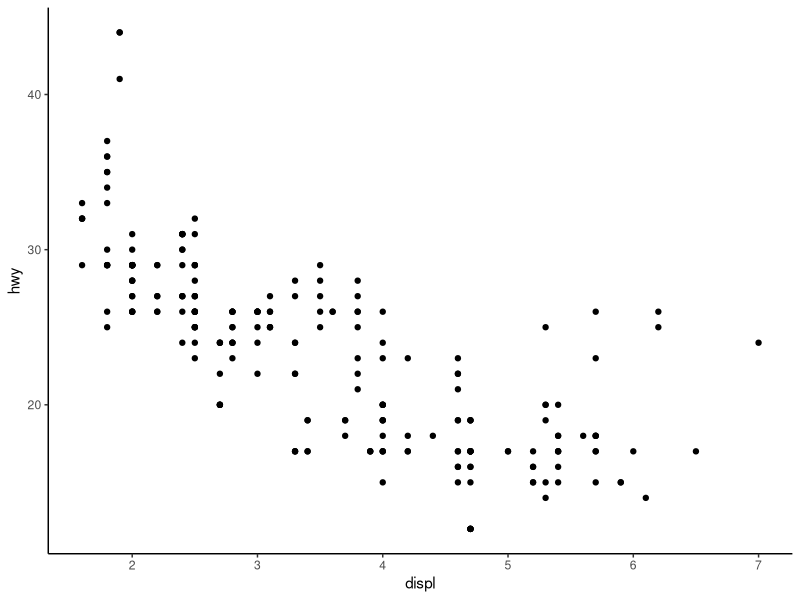
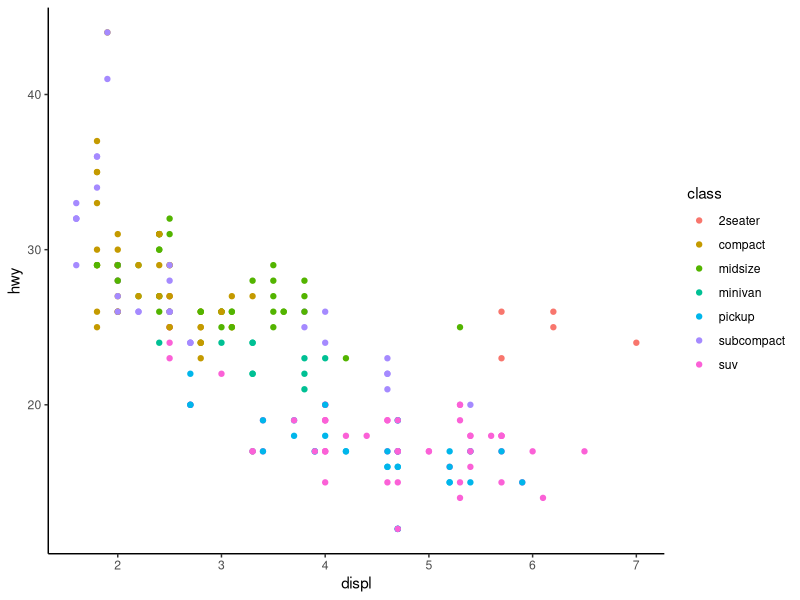
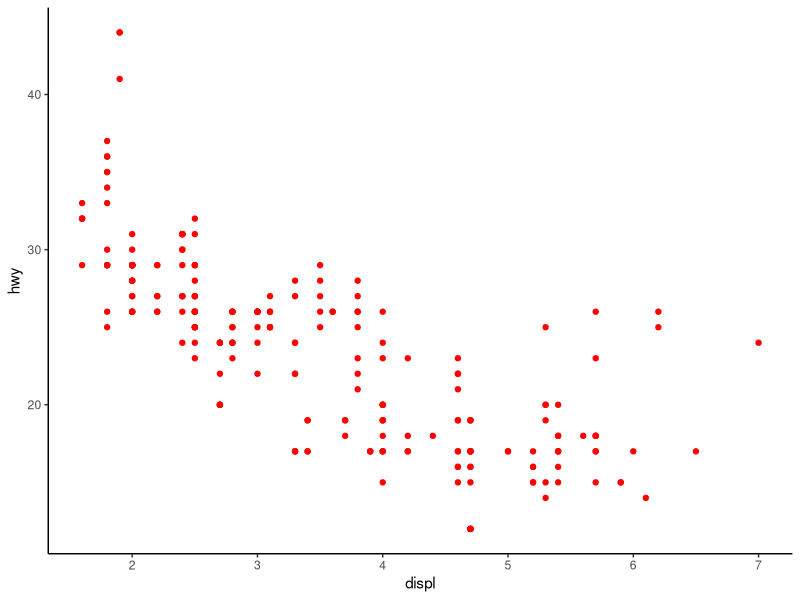
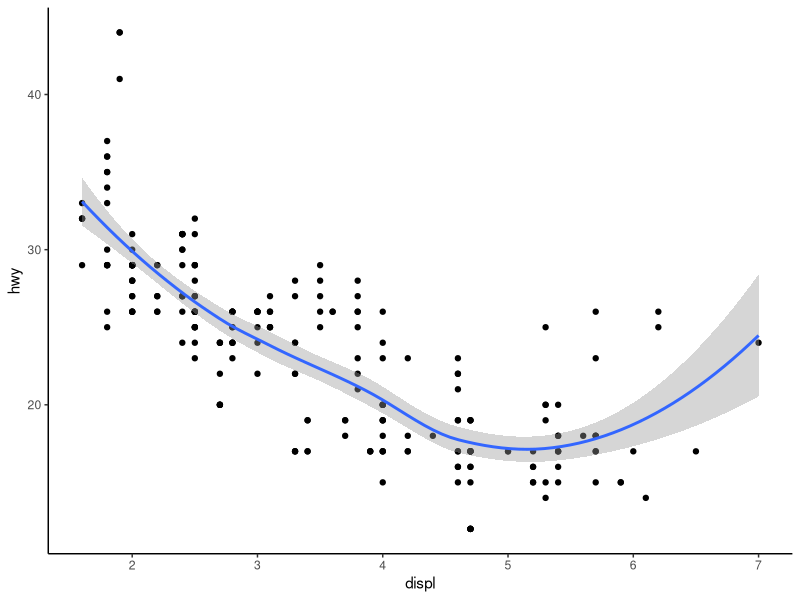
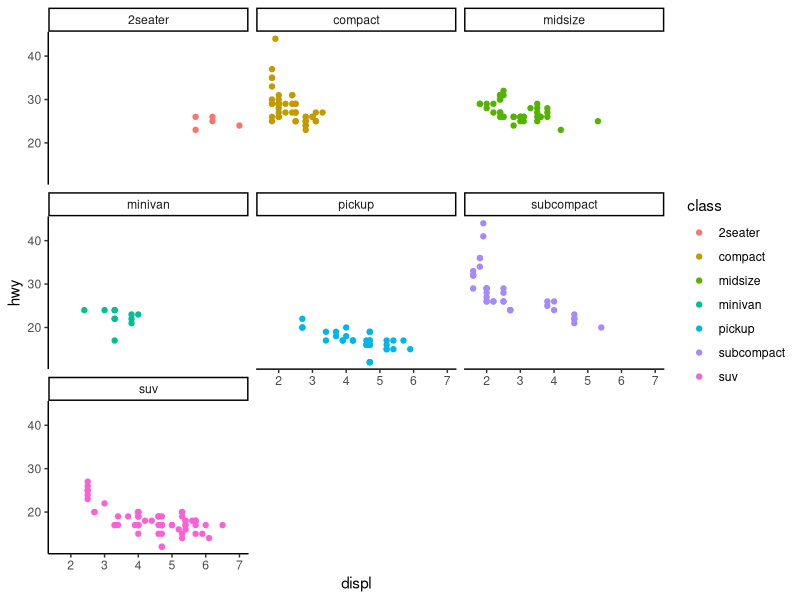
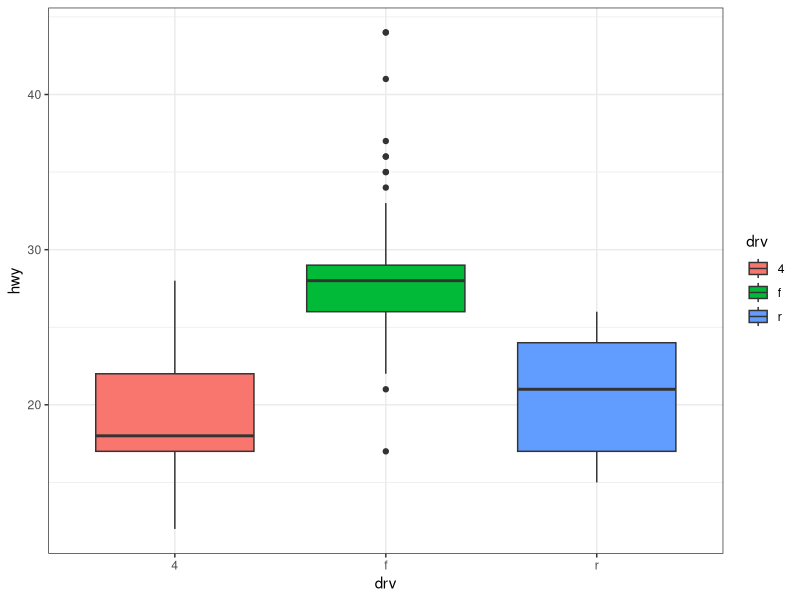
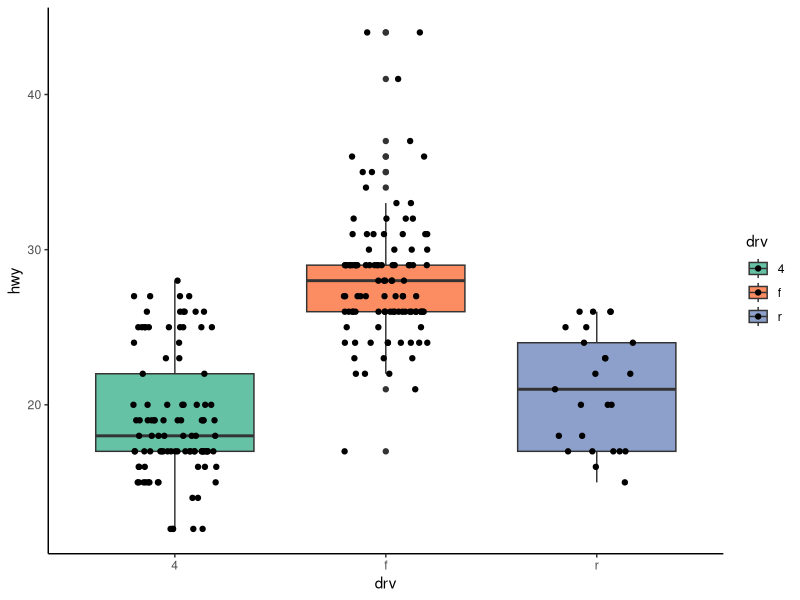
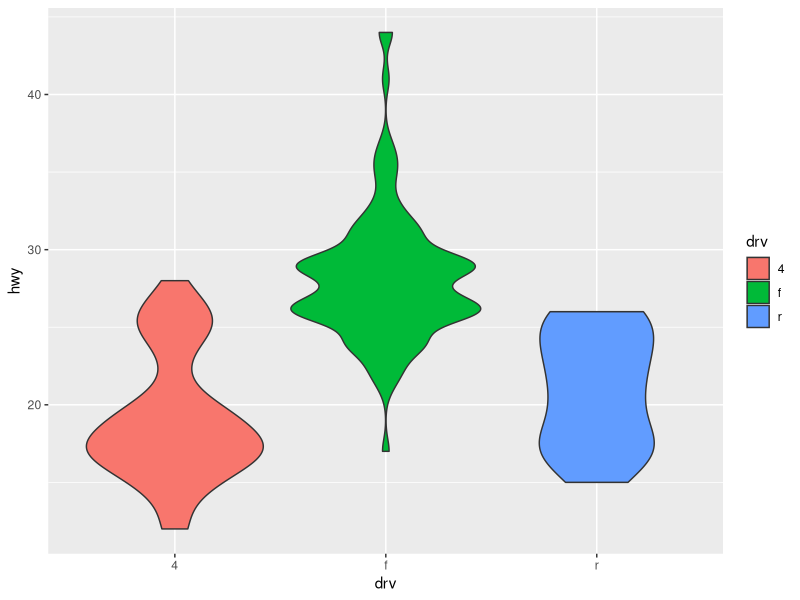

Write R code to recreate these figures, in order.
## ---- chunk 1
library(ggplot2)
mpg
#画黑白散点图
a<-ggplot(mpg,aes(x=displ,y=hwy))
a+geom_point()+theme_classic()
#画彩色散点图
ggplot(mpg,aes(x=displ,y=hwy,colour=class))+geom_point()+theme_classic()
#或者单一颜色的散点图
a+geom_point(colour="red")+theme_classic()
#在黑白图上添加一条平滑的曲线
#曲线周围的灰色部分是置信区间，如果不需要标注标准误差可加入stat_smooth(se=FALSE)参数去掉
a+theme_classic()+geom_point()+stat_smooth()
#对散点图进行分组展示，添加facet_wrap()函数
ggplot(mpg,aes(x=displ,y=hwy,colour=class))+geom_point()+theme_classic()+facet_wrap(~class)
## ---- chunk 2
ggplot(mpg, aes(drv, hwy, fill=drv))+geom_boxplot()+theme_bw()
#加入扰动点图
ggplot(mpg, aes(drv, hwy, fill=drv))+geom_boxplot()+theme_classic()+geom_point(position = position_jitterdodge())+scale_fill_brewer(palette = "Set2")
#小提琴图
ggplot(mpg, aes(drv, hwy, fill=drv))+geom_violin()

## ---- chunk 3
ggplot(mpg, aes(hwy)) + geom_histogram(binwidth = 0.6)
#密度曲线图
ggplot(mpg, aes(displ, colour = drv)) + geom_freqpoly(binwidth = 0.5)
